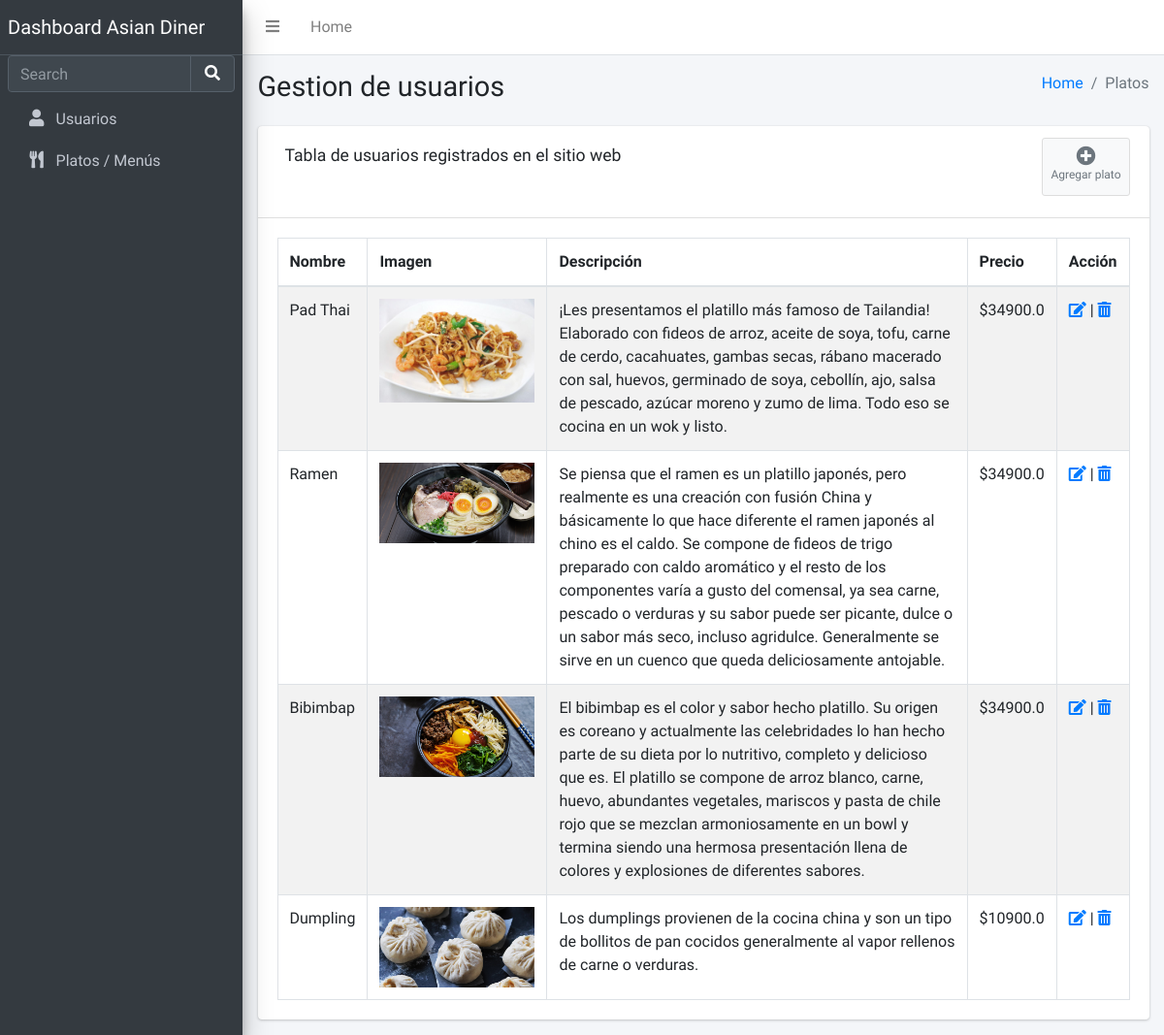
The page /platos on the database as committed earlier.
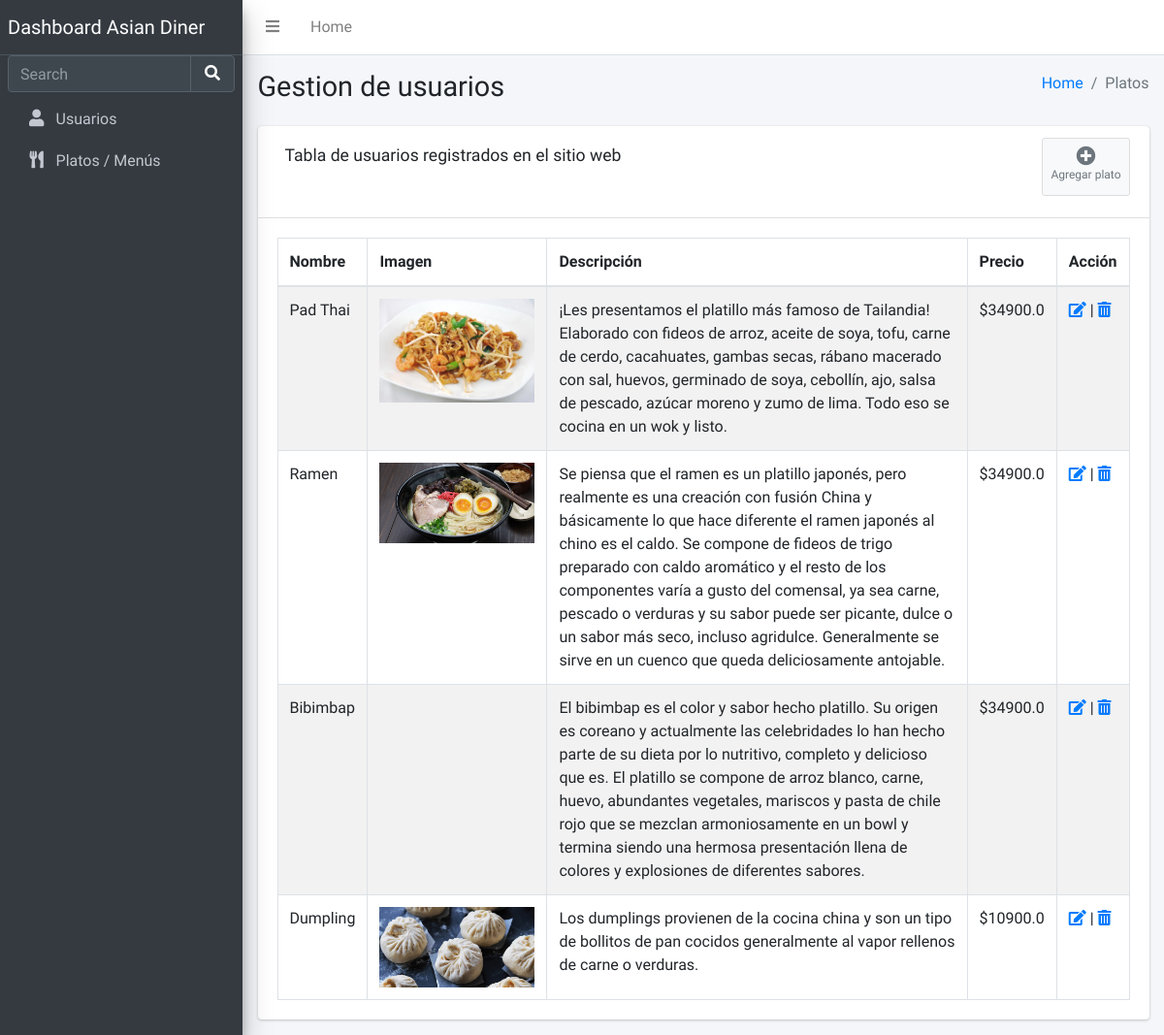
The same page on the database as committed later.
### tables this page shows
CREATE TABLE platos (
	id INTEGER NOT NULL PRIMARY KEY AUTOINCREMENT,
	plato TEXT(60) NOT NULL,
	descripcion TEXT(255),
	imagen TEXT(200),
	precio REAL
, id_disponiblidad INTEGER NOT NULL);

### app.py (the view)
@app.route('/platos', methods=['POST', 'GET'])
def plato():
    platos = db.mostrar_platos()
    return render_template('platos.html', platos=platos)

### db.py (called while the page is built)
def mostrar_platos():
    with sqlite3.connect(CONEXION) as con:
        cur = con.cursor()
        cur.execute('SELECT * FROM platos' )
        platos = cur.fetchall()
        return platos

### templates/platos.html (shortened to what the changed rows need)
<!DOCTYPE html>
<html lang="en">
<head>
  <link rel="stylesheet" href="https://cdnjs.cloudflare.com/ajax/libs/font-awesome/5.15.4/css/all.min.css" />
  <link rel="stylesheet" href="../../static/css/dataTables.bootstrap4.min.css">
  <link rel="stylesheet" href="../static/css/responsive.bootstrap4.min.css">
  <link rel="stylesheet" href="../static/css/buttons.bootstrap4.min.css">
  <link rel="stylesheet" href="../static/css/adminlte.min.css">
</head>
<body class="hold-transition sidebar-mini">
<div class="wrapper">
  <div class="content-wrapper">
    <section class="content-header">
      <div class="container-fluid">
        <div class="row mb-2">
          <div class="col-sm-6">
            <h1>Gestion de usuarios</h1>
          </div>
        </div>
      </div>
    </section>
    <section class="content">
      <div class="container-fluid">
        <div class="row">
          <div class="col-12">
            <div class="card">
              <div class="card-body">
                <table id="example1" class="table table-bordered table-striped">
                  <thead>
                  <tr>
                    <th>Nombre</th>
                    <th>Imagen</th>
                    <th>Descripción</th>
                    <th>Precio</th>
                    <th>Acción</th>
                  </tr>
                  </thead>
                  <tbody>
                    {% for plato in platos %}
                      <tr>
                        <td>{{plato.1}}</td>
                        <td><img src="../static/img-platos/{{ plato.3 }}" alt="" ></td>
                        <td>{{plato.2}}</td>
                        <td>${{plato.4}}</td>
                        <td>
                            <a href="/platos/editar/{{ plato.0 }}">
                              <i class="fa fa-edit"></i>
                            </a> |
                            <a href="/platos/eliminar/{{ plato.0 }}">
                              <i class="fas fa-trash-alt"></i>
                            </a>
                        </td>
                      </tr>
                    {% endfor %}
                  </tbody>
                </table>
              </div>
            </div>
          </div>
        </div>
      </div>
    </section>
  </div>
</div>
</body>
</html>

Rows that differ between the two databases and show on the page:
changed platos "Bibimbap": imagen: picture removed
